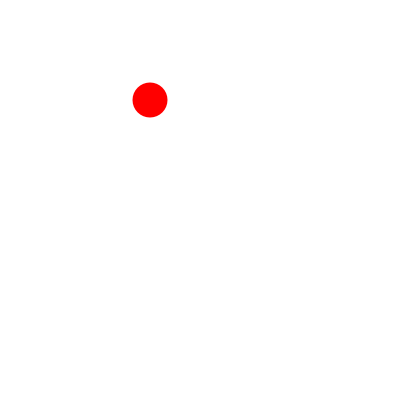
Frame 1 (no input)
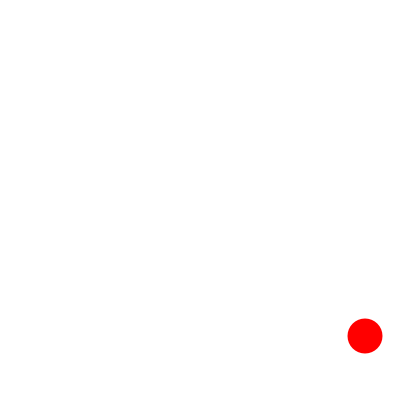
Frame 60 (the mouse pressed at the canvas centre just before this capture)
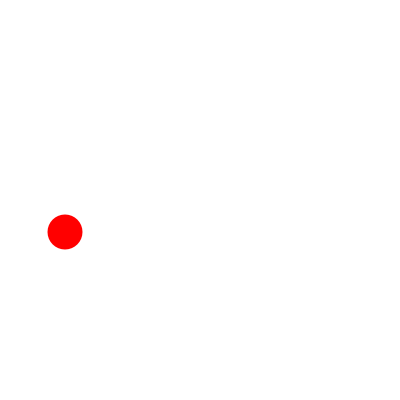
Frame 120 (the mouse held since frame 60 and released just before this capture)

The Processing sketch that drew these frames (run headless with seeded random() and noise(); from frame 60 on, the mouse is pressed at the canvas centre):

// Processing sketch: challenge02a
// ── challenge02a.pde


float x = 150;
float y = 100;
float xspeed = 5;
float yspeed = 4;

void setup(){

    size(400,400);
    
}


void draw(){
  
  background(255);
  noStroke();
  fill(255,0,0);
  ellipse(x, y, 35,35);
  
  x += xspeed;
  y += yspeed;
  
  if (x< 0 || x> width){
    xspeed *= -1;
  }
  
  if( y < 0 || y > height){
    yspeed *= -1;
  }
  

}
